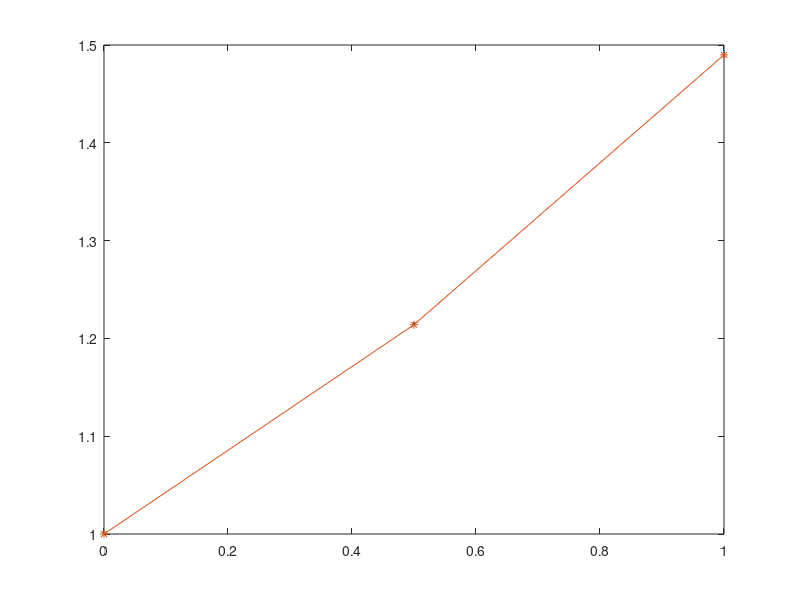

Write the MATLAB code that produced this figure.
clear all; clc;
format long;

a = 0;
b = 1;
h = .5;
n = (b - a) / h;
y0 = 1;
t = a + [0 : n] * h;
y(1) = y0;
f = @(t, y) exp(t - y);

for i = 2 : n + 1
    y(i) = y(i - 1) + h * f(t(i - 1) + h / 2, y(i - 1) + h / 2 * f(t(i - 1), y(i - 1)));
end

y
yext = log(exp(t) + exp(1) - 1)
plot(t, y, '.', t, yext, '-*');